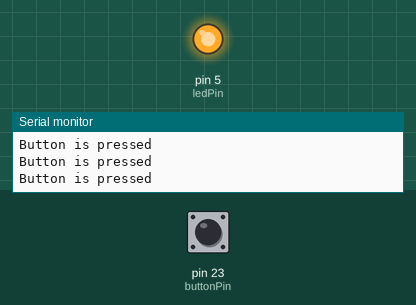
Recording of a sketch running on a simulated Arduino Mega 2560, built with avr-gcc and run on an emulated ATmega2560. Parts: output pins drawn as LEDs (lit = HIGH), the last lines printed to the serial monitor. Dashed ring = blinking. The inputs (shaded band) are chosen by the test bench; at power-on: pin 23 (buttonPin) HIGH.

Above: at 1.2 s.
1.3 s: pin 23 (buttonPin) pulled LOW for 0.15 s
At 1.4 s:
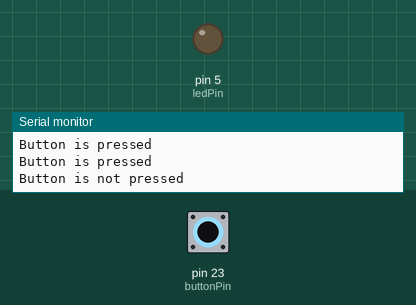
2.9 s: pin 23 (buttonPin) pulled LOW for 1 s
At 4.3 s:
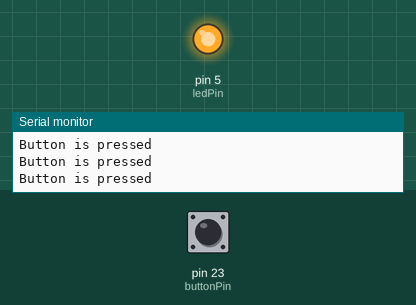
6.9 s: pin 23 (buttonPin) pulsed LOW 5 times (0.12 s each, 0.3 s apart)
At 7.74 s:
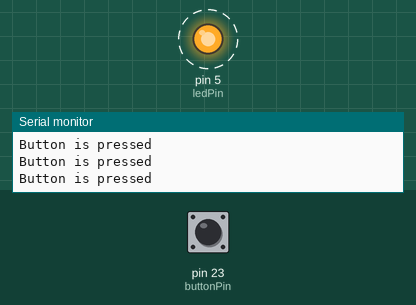
11.4 s: pin 23 (buttonPin) driven LOW
At 12.4 s:
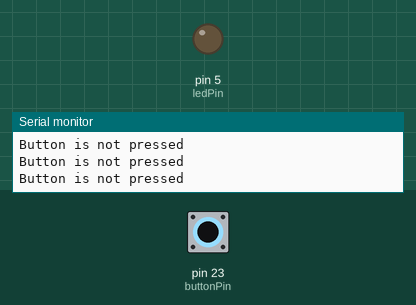
14.4 s: pin 23 (buttonPin) driven HIGH
At 15.4 s:
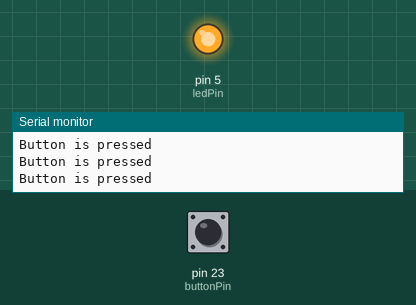
Timing chart, 0 to 17.4 s (numbered marks = the images above; inputs shaded):
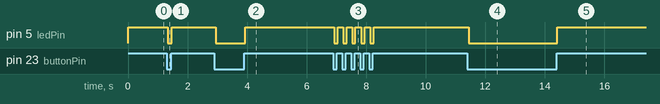

Measured:
- after the input at 1.3 s, pin 5 (ledPin): HIGH → LOW at once, → HIGH 0.14 s later
- after the input at 2.9 s, pin 5 (ledPin): HIGH → LOW at once, → HIGH 1.0 s later
- after the input at 6.9 s, pin 5 (ledPin): alternates HIGH for 0.18 s and LOW for 0.12 s, 10 changes in all, then stays HIGH, starting at once
- after the input at 11.4 s, pin 5 (ledPin): HIGH → LOW at once
- after the input at 14.4 s, pin 5 (ledPin): LOW → HIGH at once

The sketch:

pull_up_resistor_code.ino
```cpp
/*
 * Project: Serial monitor test
 * Description: button state
 * Author: Marlene Trujillo
 * Date: 27-feb-2020
 */


int ledDelay = 1000; // 1000 ms or 1 s
//Connect button to Pin 23. add Pull-down resistor to button terminal, Vcc to other.
int buttonPin = 23;
int buttonState; // variable to store button position
int ledPin = 5;


void setup() {
pinMode(buttonPin, INPUT);
pinMode(ledPin, OUTPUT);


// Enable Serial Monitor
  Serial.begin (9600);
  while (!Serial);    //wait for serial monitor to be on-line
  Serial.println();
  Serial.println ("Ready to Go");
}

void loop(){
  buttonState = digitalRead(buttonPin);
  if (buttonState == LOW) {
      Serial.println("Button is not pressed");
      digitalWrite(ledPin, LOW);
}
 else
 {
   Serial.println("Button is pressed");
   digitalWrite(ledPin, HIGH);
   }
}
```
